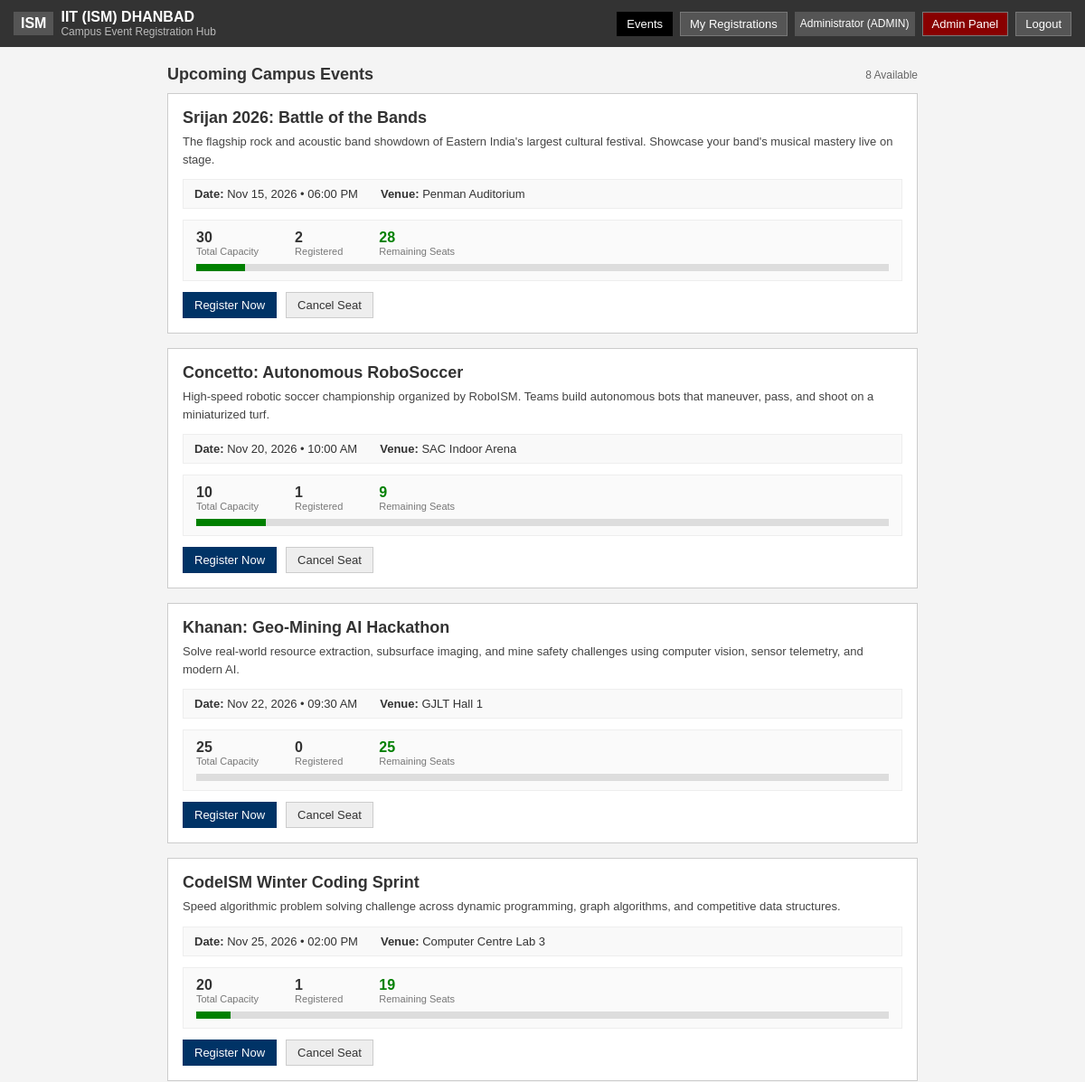
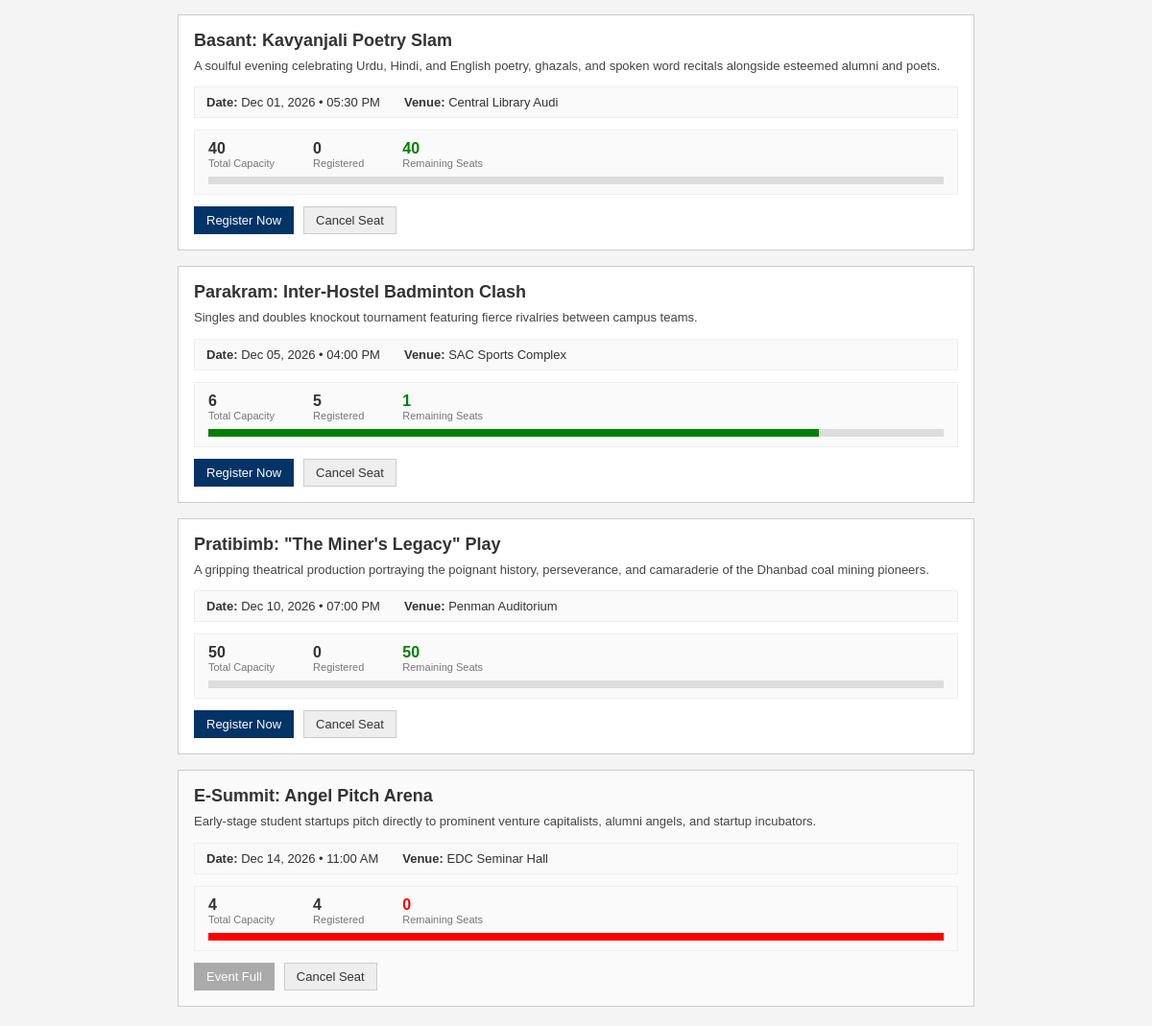
The page / (signed in) on the database its author committed (2 pictures, top to bottom).
### tables this page shows
CREATE TABLE `events` (
  `id` INT AUTO_INCREMENT PRIMARY KEY,
  `title` VARCHAR(255) NOT NULL,
  `category` VARCHAR(50) NOT NULL,
  `description` TEXT NOT NULL,
  `date_time` DATETIME NOT NULL,
  `venue` VARCHAR(255) NOT NULL,
  `capacity` INT NOT NULL,
  `created_at` TIMESTAMP DEFAULT CURRENT_TIMESTAMP
);

### index.php (the view, shortened to what this page needs)
<?php
$currentStudentName = htmlspecialchars($_SESSION["studentName"]);
$currentAdmissionNo = htmlspecialchars($_SESSION["admissionNo"]);
require_once "config/db.php";
$initialEvents = [];
try {
    $stmt = $pdo->query("
        SELECT
            e.id,
            e.title,
            e.category,
            e.description,
            e.date_time,
            e.venue,
            e.capacity,
            COUNT(r.id) AS registered_count,
            (e.capacity - COUNT(r.id)) AS remaining_seats
        FROM events e
        LEFT JOIN registrations r ON e.id = r.event_id
        GROUP BY e.id
        ORDER BY e.date_time ASC
    ");
    $initialEvents = $stmt->fetchAll();
} catch (Exception $e) {
    $initialEvents = [];
}
?>
<!DOCTYPE html>
<html lang="en">
<head>
  <link rel="stylesheet" href="assets/css/style.css">
</head>
<body>
  <header class="top-bar">
    <div class="top-bar-container">
      <div class="brand-section">
        <div class="crest-badge" title="Indian Institute of Technology (ISM) Dhanbad">ISM</div>
        <div class="brand-title">
          <h1>IIT (ISM) DHANBAD</h1>
          <p>Campus Event Registration Hub</p>
        </div>
      </div>
      <nav class="nav-actions">
        <button class="btn-nav active" id="navAllEvents">
          Events
        </button>
        <button class="btn-nav" id="navMyRegistrations">
          My Registrations
        </button>
        <span style="display: inline-flex; align-items: center; font-size: 12px; color: #fff; padding: 2px 6px; background: #555;">
          <?php echo $currentStudentName; ?> (<?php echo $currentAdmissionNo; ?>)
        </span>
        <?php if (!empty($_SESSION["isAdmin"])): ?>
        <a href="admin.php" class="btn-nav" style="text-decoration: none; display: inline-flex; align-items: center; background: #880000; color: #fff;">
          Admin Panel
        </a>
        <?php endif; ?>
        <a href="logout.php" class="btn-nav" style="text-decoration: none; display: inline-flex; align-items: center;">
          Logout
        </a>
      </nav>
    </div>
  </header>
  <main class="main-wrapper page-container">
    <div class="events-section-header">
      <h2>Upcoming Campus Events</h2>
      <span class="events-count-pill" id="eventsCountPill"><?php echo count($initialEvents); ?> Available</span>
    </div>
    <div class="events-grid" id="eventsGrid">
      <?php foreach ($initialEvents as $event):
        $capacity = intval($event["capacity"]);
        $registered = intval($event["registered_count"]);
        $remaining = max(0, $capacity - $registered);
        $percentFilled = ($capacity > 0) ? min(100, round(($registered / $capacity) * 100)) : 100;
        $isFull = ($remaining <= 0);
        $isFillingFast = !$isFull && ($remaining <= ceil($capacity * 0.25) || $remaining <= 3);
        $progressClass = "";
        $remClass = "";
        if ($isFull) {
            $progressClass = "full";
            $remClass = "full";
        } elseif ($isFillingFast) {
            $progressClass = "fast";
            $remClass = "fast";
        }
        $dt = new DateTime($event["date_time"]);
        $formattedDate = $dt->format("M d, Y");
        $formattedTime = $dt->format("h:i A");
      ?>
      <div class="event-card <?php echo $isFull ? 'is-full' : ''; ?>" id="event-card-<?php echo $event["id"]; ?>" data-id="<?php echo $event["id"]; ?>">
        <div class="card-body">
          <h3 class="event-title"><?php echo htmlspecialchars($event["title"]); ?></h3>
          <p class="event-desc"><?php echo htmlspecialchars($event["description"]); ?></p>
          <div class="event-meta-list">
            <div class="meta-item">
              <span><strong>Date:</strong> <?php echo $formattedDate; ?> • <?php echo $formattedTime; ?></span>
            </div>
            <div class="meta-item">
              <span><strong>Venue:</strong> <?php echo htmlspecialchars($event["venue"]); ?></span>
            </div>
          </div>
          <div class="seat-capacity-block">
            <div class="seat-stats-row">
              <div class="stat-seat-col">
                <div class="val" id="cap-<?php echo $event["id"]; ?>"><?php echo $capacity; ?></div>
                <div class="lbl">Total Capacity</div>
              </div>
              <div class="stat-seat-col">
                <div class="val" id="reg-<?php echo $event["id"]; ?>"><?php echo $registered; ?></div>
                <div class="lbl">Registered</div>
              </div>
              <div class="stat-seat-col highlight-remaining <?php echo $remClass; ?>" id="rem-col-<?php echo $event["id"]; ?>">
                <div class="val" id="rem-<?php echo $event["id"]; ?>"><?php echo $remaining; ?></div>
                <div class="lbl">Remaining Seats</div>
              </div>
            </div>
            <div class="progress-container" title="<?php echo $percentFilled; ?>% seats filled">
              <div class="progress-bar-fill <?php echo $progressClass; ?>" id="progress-<?php echo $event["id"]; ?>" style="width: <?php echo $percentFilled; ?>%;"></div>
            </div>
          </div>
        </div>
        <div class="card-footer">
          <button class="btn-register" id="btn-reg-<?php echo $event["id"]; ?>" <?php echo $isFull ? 'disabled' : ''; ?> onclick="openRegistrationModal(<?php echo $event["id"]; ?>)">
            <?php echo $isFull ? 'Event Full' : 'Register Now'; ?>
          </button>
          <button class="btn-cancel-seat" onclick="openQuickCancelModal(<?php echo $event["id"]; ?>, '<?php echo htmlspecialchars(addslashes($event["title"])); ?>')">
            Cancel Seat
          </button>
        </div>
      </div>
      <?php endforeach; ?>
    </div>
  </main>
</body>
</html>

### assets/css/style.css (style rules this page uses)
* { box-sizing: border-box; }
body { font-family: Arial, sans-serif; margin: 0; padding: 0; background: #f4f4f4; color: #333; }
.top-bar { background: #333; color: #fff; padding: 10px 15px; }
.top-bar-container { display: flex; justify-content: space-between; align-items: center; flex-wrap: wrap; gap: 10px; }
.brand-section { display: flex; align-items: center; gap: 8px; }
.crest-badge { background: #555; color: #fff; padding: 4px 8px; font-weight: bold; }
.brand-title h1 { margin: 0; font-size: 16px; }
.brand-title p { margin: 0; font-size: 12px; color: #bbb; }
.nav-actions { display: flex; gap: 8px; }
.btn-nav { background: #555; color: #fff; border: 1px solid #777; padding: 5px 10px; cursor: pointer; font-size: 13px; }
.btn-nav.active { background: #000; border-color: #000; }
.page-container, .main-wrapper { max-width: 860px; margin: 20px auto; padding: 0 15px; }
.events-section-header { display: flex; justify-content: space-between; align-items: center; margin-bottom: 10px; }
.events-section-header h2 { font-size: 18px; margin: 0; }
.events-count-pill { font-size: 12px; color: #666; }
.events-grid { display: flex; flex-direction: column; gap: 16px; }
.event-card { background: #fff; border: 1px solid #ccc; padding: 16px; width: 100%; }
.event-card.is-full { background: #fafafa; }
.event-title { font-size: 18px; margin: 0 0 6px; }
.event-desc { font-size: 13px; color: #444; margin: 0 0 12px; line-height: 1.5; }
.event-meta-list { background: #f9f9f9; border: 1px solid #eee; padding: 8px 12px; margin-bottom: 12px; font-size: 13px; display: flex; gap: 25px; flex-wrap: wrap; }
.meta-item { margin: 0; }
.seat-capacity-block { border: 1px solid #eee; padding: 10px 14px; margin-bottom: 12px; background: #fafafa; }
.seat-stats-row { display: flex; gap: 40px; margin-bottom: 8px; }
.stat-seat-col .val { font-size: 16px; font-weight: bold; }
.stat-seat-col.highlight-remaining .val { color: green; }
.stat-seat-col.highlight-remaining.full .val { color: red; }
.stat-seat-col .lbl { font-size: 11px; color: #777; }
.progress-container { width: 100%; height: 8px; background: #ddd; }
.progress-bar-fill { height: 100%; background: green; }
.progress-bar-fill.full { background: red; }
.card-footer { display: flex; gap: 10px; margin-top: 10px; }
button { cursor: pointer; padding: 6px 12px; font-size: 13px; }
.btn-primary, .btn-register { background: #003366; color: #fff; border: 1px solid #003366; }
.btn-register:disabled { background: #aaa; border-color: #aaa; cursor: not-allowed; }
.btn-secondary, .btn-cancel-seat { background: #eee; border: 1px solid #ccc; color: #333; }

### rows shown on the page
events: title "Srijan 2026: Battle of the Bands", description "The flagship rock and acoustic band showdown of Eastern India's largest cultural festival. Showcase your band's musical mastery live on stage.", date_time "Nov 15, 2026", date_time "06:00 PM", venue "Penman Auditorium", capacity "30", registered "2", remaining "28", $percentFilled 7 (drawn), shows "Register Now"
events: title "Concetto: Autonomous RoboSoccer", description "High-speed robotic soccer championship organized by RoboISM. Teams build autonomous bots that maneuver, pass, and shoot on a miniaturized turf.", date_time "Nov 20, 2026", date_time "10:00 AM", venue "SAC Indoor Arena", capacity "10", registered "1", remaining "9", shows "Register Now"
events: title "Khanan: Geo-Mining AI Hackathon", description "Solve real-world resource extraction, subsurface imaging, and mine safety challenges using computer vision, sensor telemetry, and modern AI.", date_time "Nov 22, 2026", date_time "09:30 AM", venue "GJLT Hall 1", capacity "25", registered "0", shows "Register Now"
events: title "CodeISM Winter Coding Sprint", description "Speed algorithmic problem solving challenge across dynamic programming, graph algorithms, and competitive data structures.", date_time "Nov 25, 2026", date_time "02:00 PM", venue "Computer Centre Lab 3", capacity "20", registered "1", remaining "19", $percentFilled 5 (drawn), shows "Register Now"
events: title "Basant: Kavyanjali Poetry Slam", description "A soulful evening celebrating Urdu, Hindi, and English poetry, ghazals, and spoken word recitals alongside esteemed alumni and poets.", date_time "Dec 01, 2026", date_time "05:30 PM", venue "Central Library Audi", capacity "40", registered "0", shows "Register Now"
events: title "Parakram: Inter-Hostel Badminton Clash", description "Singles and doubles knockout tournament featuring fierce rivalries between campus teams.", date_time "Dec 05, 2026", date_time "04:00 PM", venue "SAC Sports Complex", capacity "6", registered "5", remaining "1", $percentFilled 83 (drawn), shows "Register Now"
events: title "Pratibimb: \"The Miner's Legacy\" Play", description "A gripping theatrical production portraying the poignant history, perseverance, and camaraderie of the Dhanbad coal mining pioneers.", date_time "Dec 10, 2026", date_time "07:00 PM", venue "Penman Auditorium", capacity "50", registered "0", shows "Register Now"
events: title "E-Summit: Angel Pitch Arena", description "Early-stage student startups pitch directly to prominent venture capitalists, alumni angels, and startup incubators.", date_time "Dec 14, 2026", date_time "11:00 AM", venue "EDC Seminar Hall", capacity "4", registered "4", remaining "0", $percentFilled 100 (drawn), shows "Event Full"

### other values the page prints
$currentStudentName "Administrator"
$currentAdmissionNo "ADMIN"
count($initialEvents) "8"
